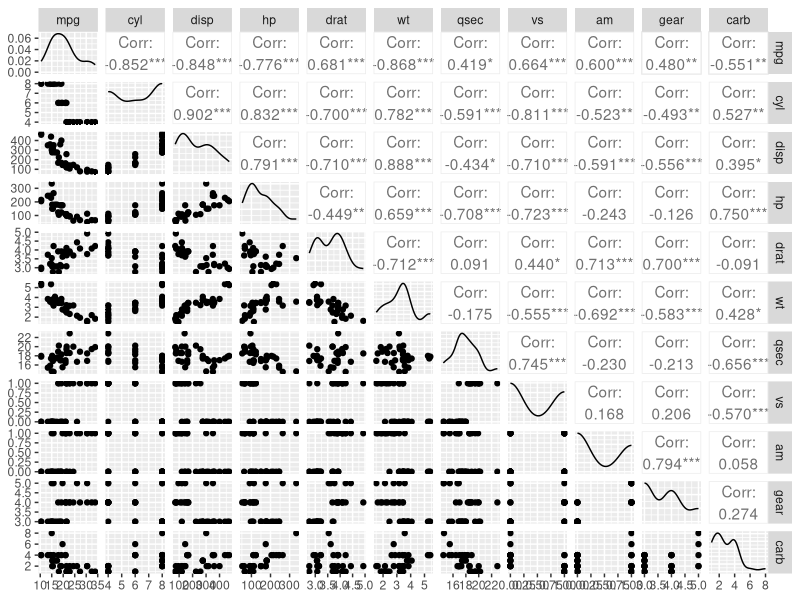
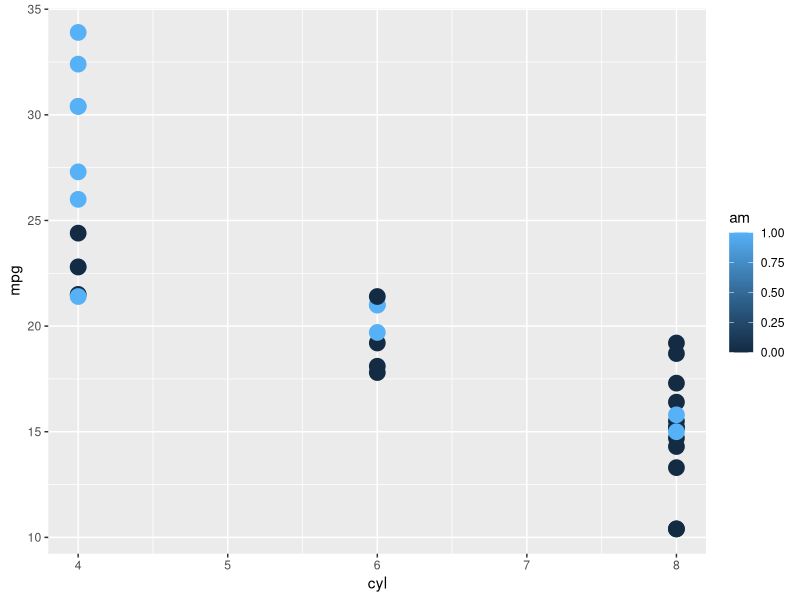
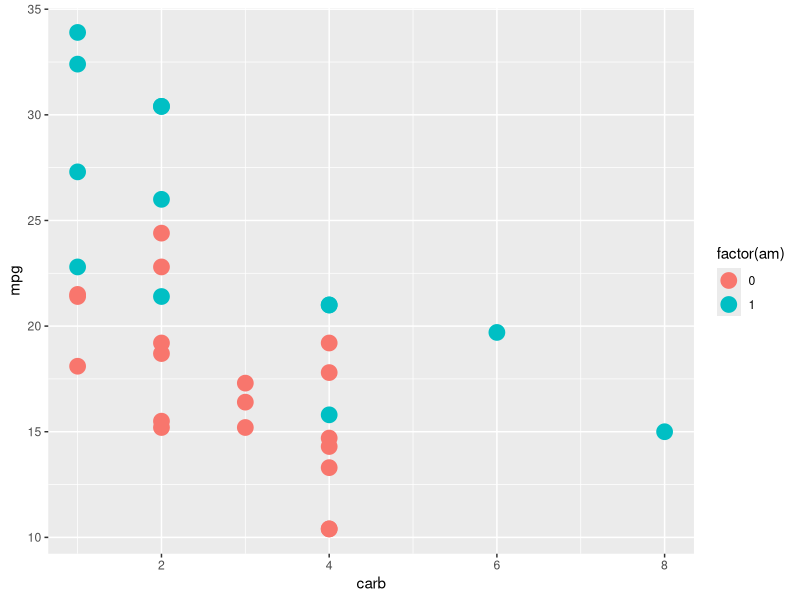
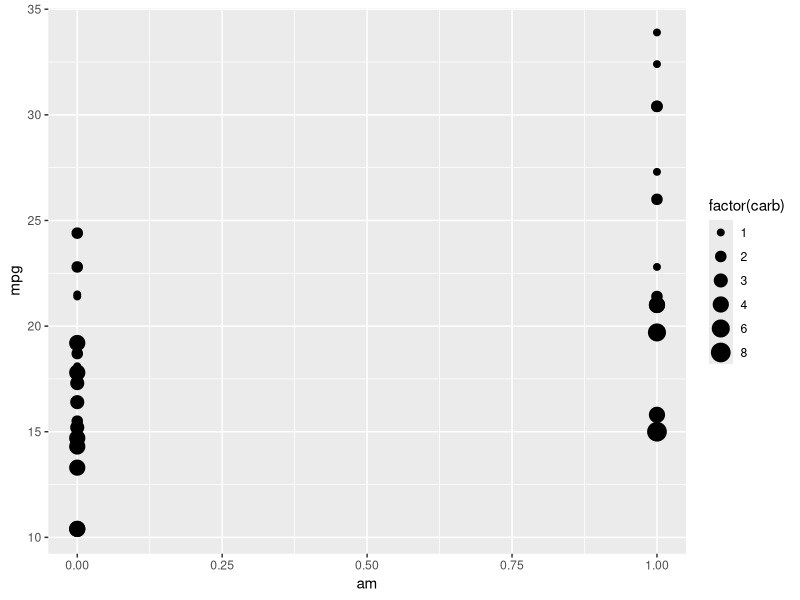
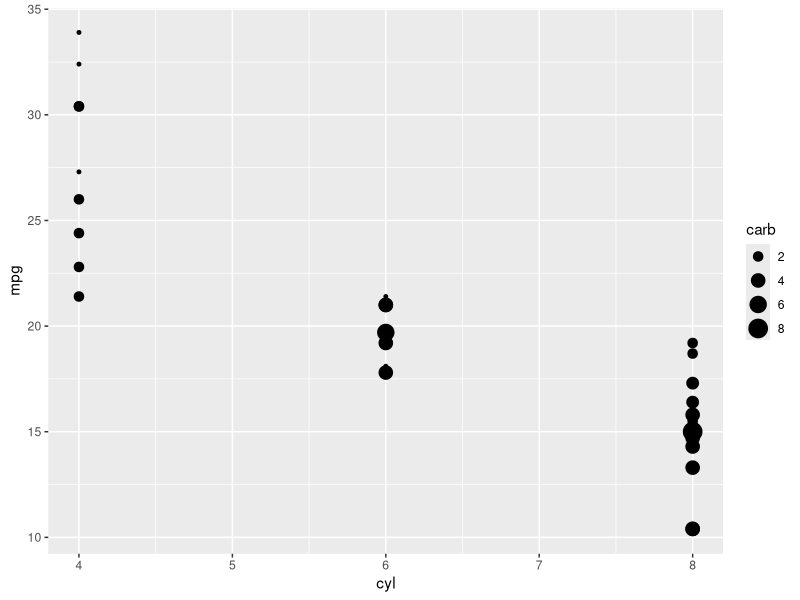
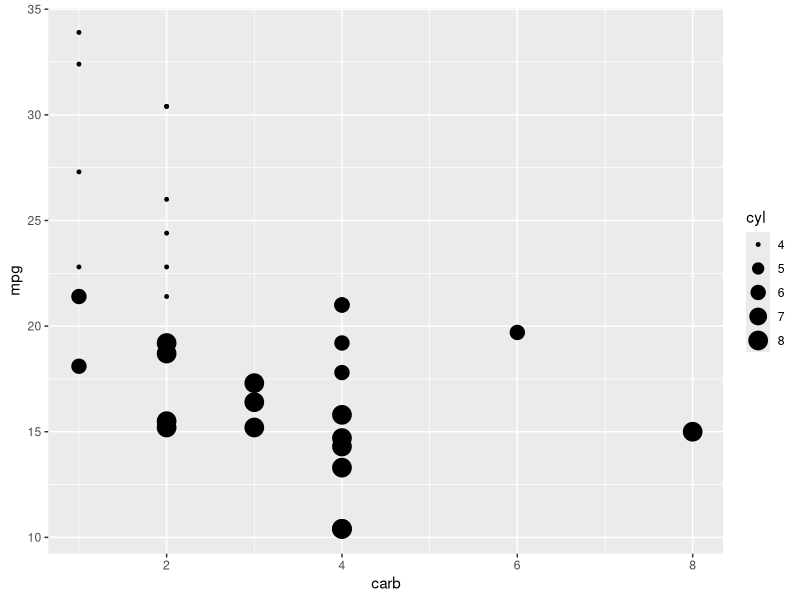

These charts were generated, in order, by the following R code:
## ---- chunk 1
require(car); require(dplyr); require(datasets); require(GGally); require(psych); require(tidyr); require(ggplot2)
## ---- chunk 2
?mtcars
str(mtcars)
## ---- chunk 3
all(complete.cases(mtcars))
## ---- chunk 4
summary(mtcars)
describe(mtcars)
sapply(mtcars, table)
## ---- chunk 5
ggpairs(mtcars)
## ---- chunk 6
mpg_mean_marg <- mtcars %>%
  group_by(am) %>%
  summarize(mean_mpg = mean(mpg))
mpg_mean_marg
summary(aov(formula = mpg ~ factor(am), data = mtcars))
TukeyHSD(aov(formula = mpg ~ factor(am), data = mtcars))
## ---- chunk 7
mpg_mean_cyl_am  <- mtcars %>%
  group_by(am, cyl) %>%
  summarize(mean_mpg = mean(mpg)) %>%
  spread(key = cyl, value = mean_mpg)
mpg_mean_cyl_am
## ---- chunk 8
mpg_n_cyl  <- mtcars %>%
  group_by(am, cyl) %>%
  tally %>%
  spread(key = cyl, value = n)
mpg_n_cyl
## ---- chunk 9
summary(aov(mpg ~ factor(am) * factor(cyl), mtcars))
TukeyHSD(aov(mpg ~ factor(am) * factor(cyl), mtcars))
## ---- chunk 10
mpg_mean_cyl  <- mtcars %>%
  group_by(cyl) %>%
  summarize(mean_mpg = mean(mpg))
mpg_mean_cyl
## ---- chunk 11
ggplot(data = mtcars, aes(x = cyl, y = mpg, colour = am)) +
  geom_point(size = 5)
## ---- chunk 12
table(mtcars$carb)
mpg_mean_carb <- mtcars %>%
  group_by(carb) %>%
  summarize(mean = mean(mpg))
mpg_mean_carb
## ---- chunk 13
mpg_mean_carb_am <- mtcars %>%
  group_by(carb, am) %>%
  summarize(mean = mean(mpg)) %>%
  spread(key = carb, value = mean)
mpg_mean_carb_am
## ---- chunk 14
summary(aov(mpg ~ factor(carb) * factor(am), mtcars[mtcars$carb<6,]))
## ---- chunk 15
ggplot(data = mtcars, aes(x = carb, y = mpg, colour = factor(am))) +
  geom_point(size = 5)
ggplot(data = mtcars, aes(x = am, y = mpg, size = factor(carb))) +
  geom_point()
## ---- chunk 16
mtcars %>%
  group_by(carb, cyl) %>%
  summarise(mean = mean(mpg)) %>%
  spread(key =carb, value = mean)
## ---- chunk 17
ggplot(mtcars, aes(x = cyl, y = mpg, size = carb)) +
  geom_point()
## ---- chunk 18
ggplot(mtcars, aes(x = carb, y = mpg, size = cyl )) +
  geom_point()
